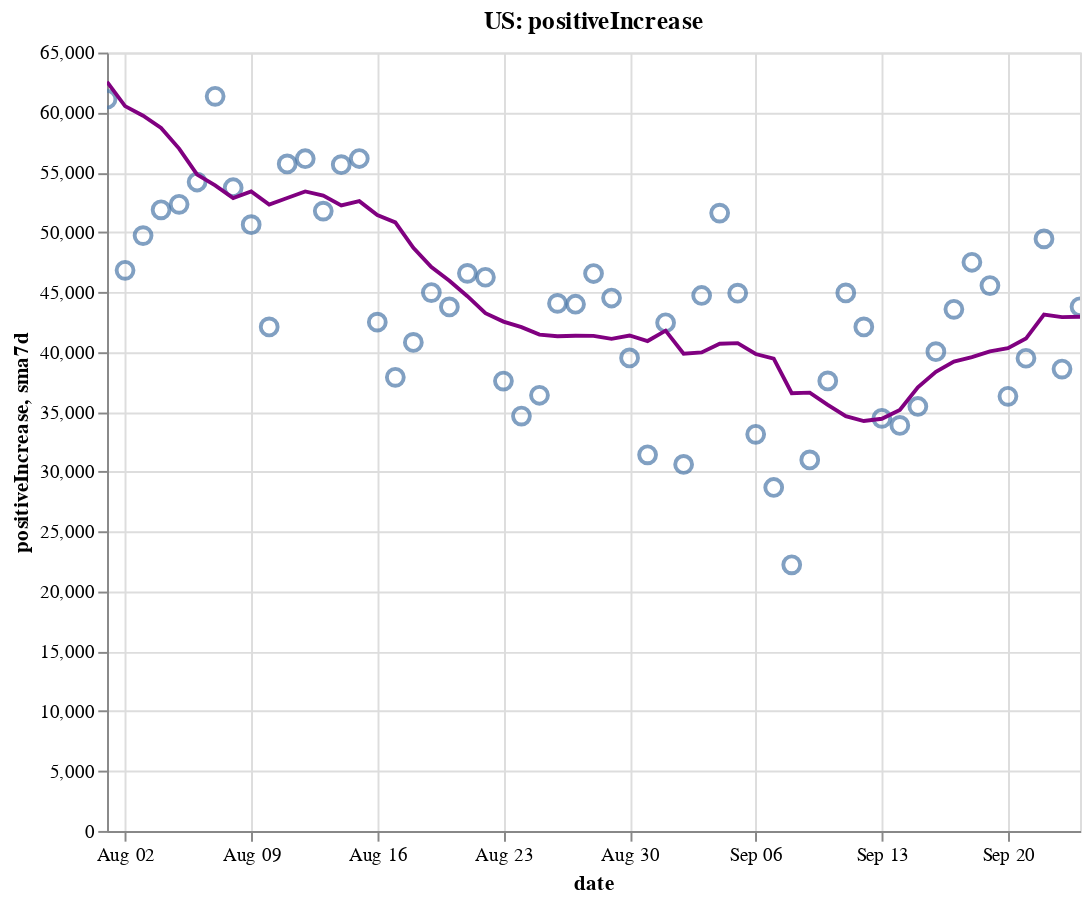

Write notebook code for a chart like this one.
### Code cell
create_plot(us, 'positiveIncrease')

### Figure 1 — Vega-Lite specification as saved in the notebook (floating-point values rounded to 4 significant figures)
{"config": {"view": {"continuousWidth": 400, "continuousHeight": 300}}, "layer": [{"layer": [{"mark": {"type": "point", "size": 75}, "encoding": {"tooltip": [{"type": "temporal", "field": "date"}, {"type": "quantitative", "field": "positiveIncrease"}, {"type": "quantitative", "field": "sma7d"}], "x": {"type": "temporal", "field": "date"}, "y": {"type": "quantitative", "field": "positiveIncrease"}}, "selection": {"selector002": {"type": "interval", "bind": "scales", "encodings": ["x", "y"]}}}, {"mark": {"type": "line", "color": "purple"}, "encoding": {"x": {"type": "temporal", "field": "date"}, "y": {"type": "quantitative", "field": "sma7d"}}}]}, {"mark": {"type": "rule", "color": "#aaa"}, "encoding": {"x": {"type": "temporal", "field": "date"}}, "transform": [{"filter": {"selection": "selector001"}}]}, {"mark": "circle", "encoding": {"opacity": {"condition": {"value": 1, "selection": "selector001"}, "value": 0}, "tooltip": [{"type": "temporal", "field": "date"}, {"type": "quantitative", "field": "positiveIncrease"}, {"type": "quantitative", "field": "sma7d"}], "x": {"type": "temporal", "field": "date"}, "y": {"type": "quantitative", "field": "positiveIncrease"}}, "selection": {"selector001": {"type": "single", "encodings": ["x"], "on": "mouseover", "nearest": true, "empty": "none"}}}, {"mark": {"type": "text", "align": "left", "dx": 5, "dy": -5, "stroke": "white", "strokeWidth": 2}, "encoding": {"text": {"type": "quantitative", "field": "positiveIncrease"}, "tooltip": [{"type": "temporal", "field": "date"}, {"type": "quantitative", "field": "positiveIncrease"}, {"type": "quantitative", "field": "sma7d"}], "x": {"type": "temporal", "field": "date"}, "y": {"type": "quantitative", "field": "positiveIncrease"}}, "transform": [{"filter": {"selection": "selector001"}}]}, {"mark": {"type": "text", "align": "left", "dx": 5, "dy": -5}, "encoding": {"text": {"type": "quantitative", "field": "positiveIncrease"}, "tooltip": [{"type": "temporal", "field": "date"}, {"type": "quantitative", "field": "positiveIncrease"}, {"type": "quantitative", "field": "sma7d"}], "x": {"type": "temporal", "field": "date"}, "y": {"type": "quantitative", "field": "positiveIncrease"}}, "transform": [{"filter": {"selection": "selector001"}}]}], "data": {"name": "data-6f3704d46a680ff370d56281edf459e4"}, "height": 400, "title": "US: positiveIncrease", "width": 500, "$schema": "https://vega.github.io/schema/vega-lite/v4.8.1.json", "datasets": {"data-6f3704d46a680ff370d56281edf459e4": [{"date": "2020-08-01T00:00:00", "totalTestResultsIncrease": 751900.0, "positiveIncrease": 61100.0, "death": 146500.0, "deathIncrease": 1190.0, "positiveRate": 0.081, "state": "US", "sma7d": 62560.0}, {"date": "2020-08-02T00:00:00", "totalTestResultsIncrease": 703800.0, "positiveIncrease": 46810.0, "death": 147000.0, "deathIncrease": 498.0, "positiveRate": 0.067, "state": "US", "sma7d": 60530.0}, {"date": "2020-08-03T00:00:00", "totalTestResultsIncrease": 765700.0, "positiveIncrease": 49710.0, "death": 147600.0, "deathIncrease": 519.0, "positiveRate": 0.065, "state": "US", "sma7d": 59730.0}, {"date": "2020-08-04T00:00:00", "totalTestResultsIncrease": 731100.0, "positiveIncrease": 51870.0, "death": 148800.0, "deathIncrease": 1255.0, "positiveRate": 0.071, "state": "US", "sma7d": 58710.0}, {"date": "2020-08-05T00:00:00", "totalTestResultsIncrease": 712500.0, "positiveIncrease": 52320.0, "death": 150200.0, "deathIncrease": 1346.0, "positiveRate": 0.073, "state": "US", "sma7d": 56980.0}, {"date": "2020-08-06T00:00:00", "totalTestResultsIncrease": 785200.0, "positiveIncrease": 54190.0, "death": 151400.0, "deathIncrease": 1251.0, "positiveRate": 0.069, "state": "US", "sma7d": 54800.0}, {"date": "2020-08-07T00:00:00", "totalTestResultsIncrease": 803500.0, "positiveIncrease": 61340.0, "death": 152700.0, "deathIncrease": 1333.0, "positiveRate": 0.076, "state": "US", "sma7d": 53910.0}, {"date": "2020-08-08T00:00:00", "totalTestResultsIncrease": 688700.0, "positiveIncrease": 53710.0, "death": 153800.0, "deathIncrease": 1089.0, "positiveRate": 0.078, "state": "US", "sma7d": 52850.0}, {"date": "2020-08-09T00:00:00", "totalTestResultsIncrease": 726200.0, "positiveIncrease": 50630.0, "death": 154500.0, "deathIncrease": 616.0, "positiveRate": 0.07, "state": "US", "sma7d": 53400.0}, {"date": "2020-08-10T00:00:00", "totalTestResultsIncrease": 753200.0, "positiveIncrease": 42090.0, "death": 154900.0, "deathIncrease": 426.0, "positiveRate": 0.056, "state": "US", "sma7d": 52310.0}, {"date": "2020-08-11T00:00:00", "totalTestResultsIncrease": 756100.0, "positiveIncrease": 55700.0, "death": 156200.0, "deathIncrease": 1326.0, "positiveRate": 0.074, "state": "US", "sma7d": 52860.0}, {"date": "2020-08-12T00:00:00", "totalTestResultsIncrease": 487500.0, "positiveIncrease": 56130.0, "death": 157700.0, "deathIncrease": 1519.0, "positiveRate": 0.115, "state": "US", "sma7d": 53400.0}, {"date": "2020-08-13T00:00:00", "totalTestResultsIncrease": 925200.0, "positiveIncrease": 51760.0, "death": 158900.0, "deathIncrease": 1163.0, "positiveRate": 0.056, "state": "US", "sma7d": 53050.0}, {"date": "2020-08-14T00:00:00", "totalTestResultsIncrease": 885500.0, "positiveIncrease": 55640.0, "death": 160100.0, "deathIncrease": 1216.0, "positiveRate": 0.063, "state": "US", "sma7d": 52240.0}, {"date": "2020-08-15T00:00:00", "totalTestResultsIncrease": 779600.0, "positiveIncrease": 56150.0, "death": 161300.0, "deathIncrease": 1221.0, "positiveRate": 0.072, "state": "US", "sma7d": 52580.0}, {"date": "2020-08-16T00:00:00", "totalTestResultsIncrease": 808100.0, "positiveIncrease": 42490.0, "death": 161900.0, "deathIncrease": 619.0, "positiveRate": 0.053, "state": "US", "sma7d": 51420.0}, {"date": "2020-08-17T00:00:00", "totalTestResultsIncrease": 685800.0, "positiveIncrease": 37880.0, "death": 162400.0, "deathIncrease": 407.0, "positiveRate": 0.055, "state": "US", "sma7d": 50820.0}, {"date": "2020-08-18T00:00:00", "totalTestResultsIncrease": 673700.0, "positiveIncrease": 40800.0, "death": 163500.0, "deathIncrease": 1196.0, "positiveRate": 0.061, "state": "US", "sma7d": 48690.0}, {"date": "2020-08-19T00:00:00", "totalTestResultsIncrease": 703900.0, "positiveIncrease": 44960.0, "death": 165000.0, "deathIncrease": 1420.0, "positiveRate": 0.064, "state": "US", "sma7d": 47090.0}, {"date": "2020-08-20T00:00:00", "totalTestResultsIncrease": 726300.0, "positiveIncrease": 43760.0, "death": 166100.0, "deathIncrease": 1134.0, "positiveRate": 0.06, "state": "US", "sma7d": 45950.0}, {"date": "2020-08-21T00:00:00", "totalTestResultsIncrease": 785000.0, "positiveIncrease": 46560.0, "death": 167200.0, "deathIncrease": 1123.0, "positiveRate": 0.059, "state": "US", "sma7d": 44660.0}, {"date": "2020-08-22T00:00:00", "totalTestResultsIncrease": 794300.0, "positiveIncrease": 46240.0, "death": 168300.0, "deathIncrease": 1029.0, "positiveRate": 0.058, "state": "US", "sma7d": 43240.0}, {"date": "2020-08-23T00:00:00", "totalTestResultsIncrease": 645300.0, "positiveIncrease": 37570.0, "death": 168800.0, "deathIncrease": 572.0, "positiveRate": 0.058, "state": "US", "sma7d": 42540.0}, {"date": "2020-08-24T00:00:00", "totalTestResultsIncrease": 713500.0, "positiveIncrease": 34640.0, "death": 169200.0, "deathIncrease": 343.0, "positiveRate": 0.049, "state": "US", "sma7d": 42070.0}, {"date": "2020-08-25T00:00:00", "totalTestResultsIncrease": 664000.0, "positiveIncrease": 36380.0, "death": 170300.0, "deathIncrease": 1147.0, "positiveRate": 0.055, "state": "US", "sma7d": 41440.0}, {"date": "2020-08-26T00:00:00", "totalTestResultsIncrease": 680600.0, "positiveIncrease": 44050.0, "death": 171600.0, "deathIncrease": 1298.0, "positiveRate": 0.065, "state": "US", "sma7d": 41310.0}, {"date": "2020-08-27T00:00:00", "totalTestResultsIncrease": 791600.0, "positiveIncrease": 43980.0, "death": 172700.0, "deathIncrease": 1129.0, "positiveRate": 0.056, "state": "US", "sma7d": 41350.0}, {"date": "2020-08-28T00:00:00", "totalTestResultsIncrease": 818700.0, "positiveIncrease": 46550.0, "death": 173800.0, "deathIncrease": 1023.0, "positiveRate": 0.057, "state": "US", "sma7d": 41340.0}, {"date": "2020-08-29T00:00:00", "totalTestResultsIncrease": 815400.0, "positiveIncrease": 44500.0, "death": 174800.0, "deathIncrease": 1015.0, "positiveRate": 0.055, "state": "US", "sma7d": 41100.0}, {"date": "2020-08-30T00:00:00", "totalTestResultsIncrease": 774300.0, "positiveIncrease": 39500.0, "death": 175300.0, "deathIncrease": 475.0, "positiveRate": 0.051, "state": "US", "sma7d": 41370.0}, {"date": "2020-08-31T00:00:00", "totalTestResultsIncrease": 705100.0, "positiveIncrease": 31410.0, "death": 175600.0, "deathIncrease": 366.0, "positiveRate": 0.045, "state": "US", "sma7d": 40910.0}, {"date": "2020-09-01T00:00:00", "totalTestResultsIncrease": 732400.0, "positiveIncrease": 42430.0, "death": 176600.0, "deathIncrease": 1027.0, "positiveRate": 0.058, "state": "US", "sma7d": 41780.0}, {"date": "2020-09-02T00:00:00", "totalTestResultsIncrease": 683900.0, "positiveIncrease": 30600.0, "death": 177700.0, "deathIncrease": 1032.0, "positiveRate": 0.045, "state": "US", "sma7d": 39850.0}, {"date": "2020-09-03T00:00:00", "totalTestResultsIncrease": 798200.0, "positiveIncrease": 44710.0, "death": 178700.0, "deathIncrease": 1070.0, "positiveRate": 0.056, "state": "US", "sma7d": 39960.0}, {"date": "2020-09-04T00:00:00", "totalTestResultsIncrease": 949700.0, "positiveIncrease": 51590.0, "death": 179700.0, "deathIncrease": 998.0, "positiveRate": 0.054, "state": "US", "sma7d": 40680.0}, {"date": "2020-09-05T00:00:00", "totalTestResultsIncrease": 876600.0, "positiveIncrease": 44900.0, "death": 180700.0, "deathIncrease": 918.0, "positiveRate": 0.051, "state": "US", "sma7d": 40740.0}, {"date": "2020-09-06T00:00:00", "totalTestResultsIncrease": 782400.0, "positiveIncrease": 33120.0, "death": 181100.0, "deathIncrease": 449.0, "positiveRate": 0.042, "state": "US", "sma7d": 39820.0}, {"date": "2020-09-07T00:00:00", "totalTestResultsIncrease": 615300.0, "positiveIncrease": 28680.0, "death": 181300.0, "deathIncrease": 225.0, "positiveRate": 0.047, "state": "US", "sma7d": 39440.0}, {"date": "2020-09-08T00:00:00", "totalTestResultsIncrease": 540000.0, "positiveIncrease": 22220.0, "death": 181700.0, "deathIncrease": 358.0, "positiveRate": 0.041, "state": "US", "sma7d": 36550.0}, {"date": "2020-09-09T00:00:00", "totalTestResultsIncrease": 626200.0, "positiveIncrease": 30980.0, "death": 182800.0, "deathIncrease": 1083.0, "positiveRate": 0.049, "state": "US", "sma7d": 36600.0}, {"date": "2020-09-10T00:00:00", "totalTestResultsIncrease": 690300.0, "positiveIncrease": 37580.0, "death": 184000.0, "deathIncrease": 1170.0, "positiveRate": 0.054, "state": "US", "sma7d": 35580.0}, {"date": "2020-09-11T00:00:00", "totalTestResultsIncrease": 826400.0, "positiveIncrease": 44930.0, "death": 185000.0, "deathIncrease": 1018.0, "positiveRate": 0.054, "state": "US", "sma7d": 34630.0}, {"date": "2020-09-12T00:00:00", "totalTestResultsIncrease": 903400.0, "positiveIncrease": 42090.0, "death": 185800.0, "deathIncrease": 810.0, "positiveRate": 0.047, "state": "US", "sma7d": 34230.0}, {"date": "2020-09-13T00:00:00", "totalTestResultsIncrease": 728200.0, "positiveIncrease": 34450.0, "death": 186200.0, "deathIncrease": 389.0, "positiveRate": 0.047, "state": "US", "sma7d": 34420.0}, {"date": "2020-09-14T00:00:00", "totalTestResultsIncrease": 445800.0, "positiveIncrease": 33860.0, "death": 186600.0, "deathIncrease": 404.0, "positiveRate": 0.076, "state": "US", "sma7d": 35160.0}, {"date": "2020-09-15T00:00:00", "totalTestResultsIncrease": 724800.0, "positiveIncrease": 35440.0, "death": 187600.0, "deathIncrease": 1031.0, "positiveRate": 0.049, "state": "US", "sma7d": 37050.0}, {"date": "2020-09-16T00:00:00", "totalTestResultsIncrease": 729600.0, "positiveIncrease": 40020.0, "death": 188800.0, "deathIncrease": 1200.0, "positiveRate": 0.055, "state": "US", "sma7d": 38340.0}, {"date": "2020-09-17T00:00:00", "totalTestResultsIncrease": 841900.0, "positiveIncrease": 43560.0, "death": 189700.0, "deathIncrease": 863.0, "positiveRate": 0.052, "state": "US", "sma7d": 39190.0}, {"date": "2020-09-18T00:00:00", "totalTestResultsIncrease": 985000.0, "positiveIncrease": 47490.0, "death": 190600.0, "deathIncrease": 901.0, "positiveRate": 0.048, "state": "US", "sma7d": 39560.0}, {"date": "2020-09-19T00:00:00", "totalTestResultsIncrease": 1066000.0, "positiveIncrease": 45540.0, "death": 191300.0, "deathIncrease": 740.0, "positiveRate": 0.043, "state": "US", "sma7d": 40050.0}, {"date": "2020-09-20T00:00:00", "totalTestResultsIncrease": 905300.0, "positiveIncrease": 36300.0, "death": 191600.0, "deathIncrease": 327.0, "positiveRate": 0.04, "state": "US", "sma7d": 40320.0}, {"date": "2020-09-21T00:00:00", "totalTestResultsIncrease": 725300.0, "positiveIncrease": 39470.0, "death": 191900.0, "deathIncrease": 287.0, "positiveRate": 0.054, "state": "US", "sma7d": 41120.0}, {"date": "2020-09-22T00:00:00", "totalTestResultsIncrease": 770000.0, "positiveIncrease": 49440.0, "death": 192800.0, "deathIncrease": 854.0, "positiveRate": 0.064, "state": "US", "sma7d": 43120.0}, {"date": "2020-09-23T00:00:00", "totalTestResultsIncrease": 923700.0, "positiveIncrease": 38570.0, "death": 193900.0, "deathIncrease": 1157.0, "positiveRate": 0.042, "state": "US", "sma7d": 42910.0}, {"date": "2020-09-24T00:00:00", "totalTestResultsIncrease": 940400.0, "positiveIncrease": 43770.0, "death": 194800.0, "deathIncrease": 921.0, "positiveRate": 0.047, "state": "US", "sma7d": 42940.0}]}}
